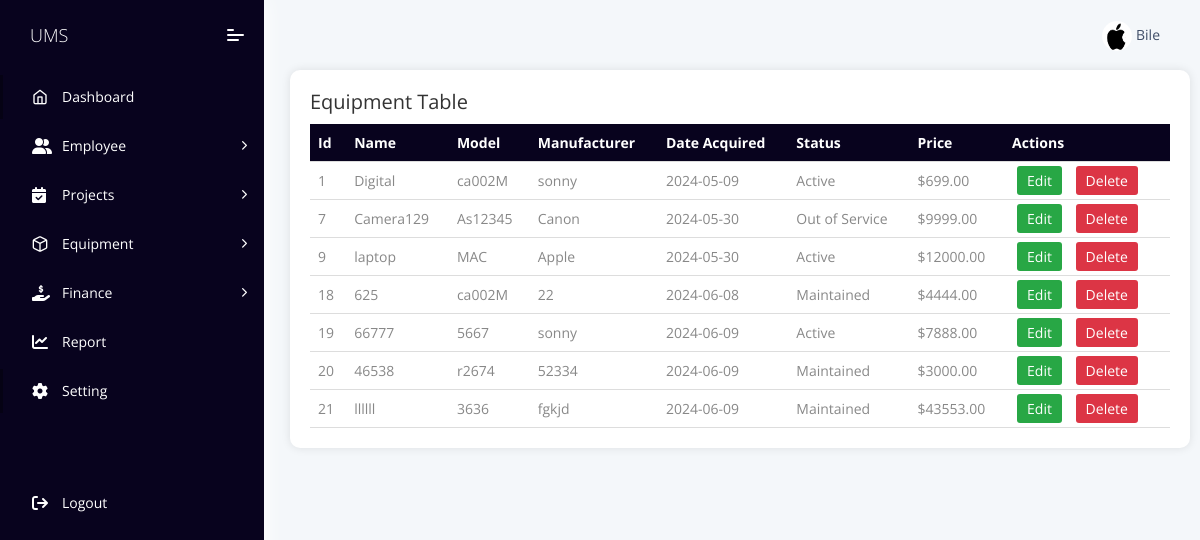
The page /Application/view/Equip_table.php (signed in) on the database as committed earlier.
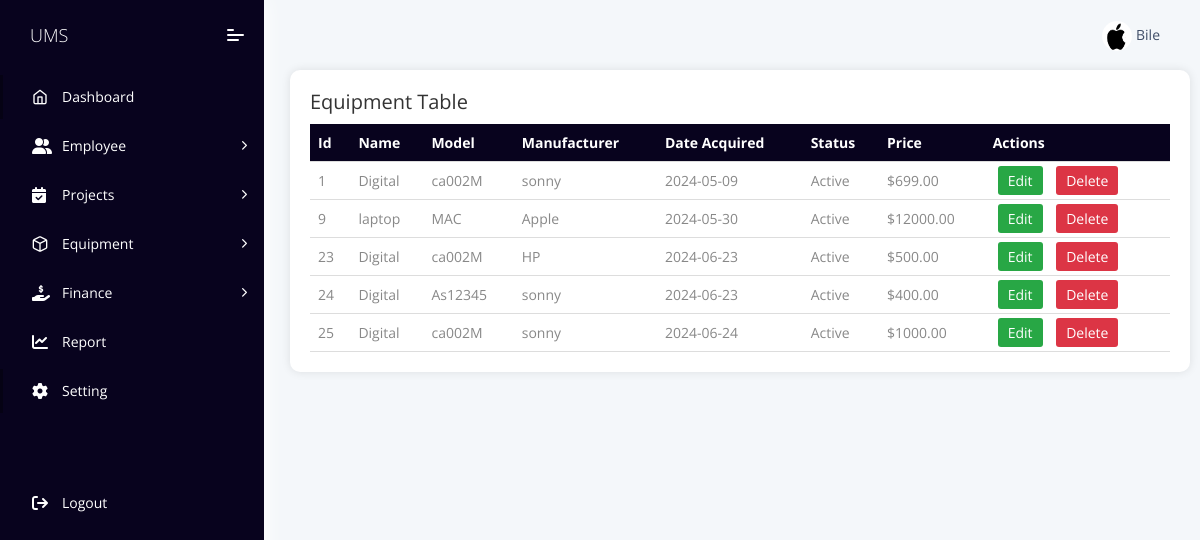
The same page on the database as committed later.
### tables this page shows
CREATE TABLE `register_equip` (
  `id` int(11) NOT NULL,
  `name` varchar(255) NOT NULL,
  `model` varchar(255) NOT NULL,
  `manufacturer` varchar(255) NOT NULL,
  `date_acquired` date NOT NULL,
  `status` varchar(50) NOT NULL,
  `price` decimal(10,2) NOT NULL
);

### Application/view/Equip_table.php (the view, shortened to what this page needs)
<?php include 'header.php'; ?>
<?php include 'sidebar.php'; ?>
<?php
$conn = new mysqli("localhost", "root", "", "ums");
$sql = "SELECT * FROM register_equip";
$result = $conn->query($sql);
?>
<!DOCTYPE html>
<html lang="en">
<head>
</head>
<body>
    <div class="container">
        <h2>Equipment Table</h2>
        <table>
            <thead>
                <tr>
                    <th>Id</th>
                    <th>Name</th>
                    <th>Model</th>
                    <th>Manufacturer</th>
                    <th>Date Acquired</th>
                    <th>Status</th>
                    <th>Price</th>
                    <th>Actions</th>
                </tr>
            </thead>
            <tbody>
                <?php
                if ($result->num_rows > 0) {
                    while($row = $result->fetch_assoc()) {
                        echo "<tr>
                            <td>{$row['id']}</td>
                            <td>{$row['name']}</td>
                            <td>{$row['model']}</td>
                            <td>{$row['manufacturer']}</td>
                            <td>{$row['date_acquired']}</td>
                            <td>{$row['status']}</td>
                            <td>\${$row['price']}</td>
                            <td class='action-buttons'>
                                <a href='#' class='edit-btn' onclick='openEditModal(". json_encode($row) .")'>Edit</a>
                                <a href='delete_equipment.php?id={$row['id']}' class='delete-btn' onclick='return confirm(\"Are you sure?\")'>Delete</a>
                            </td>
                        </tr>";
                    }
                } else {
                    echo "<tr><td colspan='8'>No equipment found</td></tr>";
                }
                ?>
            </tbody>
        </table>
    </div>
</body>
</html>

Rows that differ between the two databases and show on the page:
removed register_equip: id "7", name "Camera129", model "As12345", manufacturer "Canon", date_acquired "2024-05-30", status "Out of Service", price "9999.00"
removed register_equip: id "18", name "625", model "ca002M", manufacturer "22", date_acquired "2024-06-08", status "Maintained", price "4444.00"
removed register_equip: id "19", name "66777", model "5667", manufacturer "sonny", date_acquired "2024-06-09", status "Active", price "7888.00"
removed register_equip: id "20", name "46538", model "r2674", manufacturer "52334", date_acquired "2024-06-09", status "Maintained", price "3000.00"
removed register_equip: id "21", name "llllll", model "3636", manufacturer "fgkjd", date_acquired "2024-06-09", status "Maintained", price "43553.00"
added register_equip: id "23", name "Digital", model "ca002M", manufacturer "HP", date_acquired "2024-06-23", status "Active", price "500.00"
added register_equip: id "24", name "Digital", model "As12345", manufacturer "sonny", date_acquired "2024-06-23", status "Active", price "400.00"
added register_equip: id "25", name "Digital", model "ca002M", manufacturer "sonny", date_acquired "2024-06-24", status "Active", price "1000.00"
